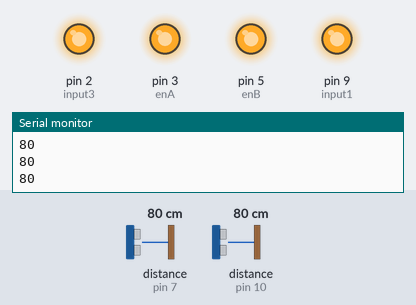
Simulated run of this sketch. Board: Arduino Uno, built with avr-gcc and run on an emulated ATmega328P. On the bench: output pins drawn as LEDs (lit = HIGH), the last lines printed to the serial monitor. Wiring (inferred from the names in the program): ultrasonic range finder: trigger pin 8; echo pin 10. The inputs (shaded band) are chosen by the test bench; at power-on: distance to the obstacle (sensors on pin 10, pin 7) 80 cm. The echo pulse lasts 58.3 µs per cm; pins used as bus, display or sensor lines are not drawn.

Above: at 1.2 s.
1.3 s: distance to the obstacle (sensor on pin 10) set to 18 cm
2.8 s: distance to the obstacle (sensor on pin 10) set to 13 cm
At 4.3 s:
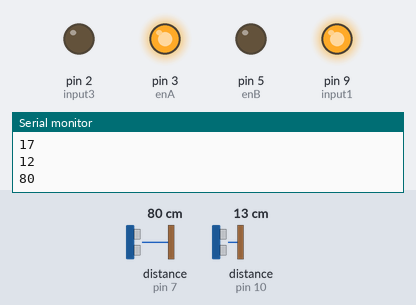
At 5.6 s:
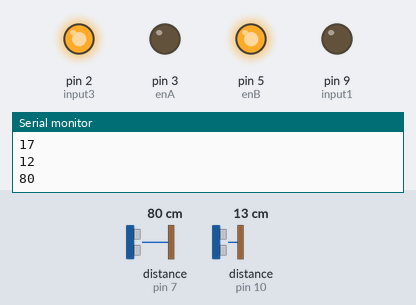
5.8 s: distance to the obstacle (sensor on pin 10) set to 35 cm
At 6.7 s:
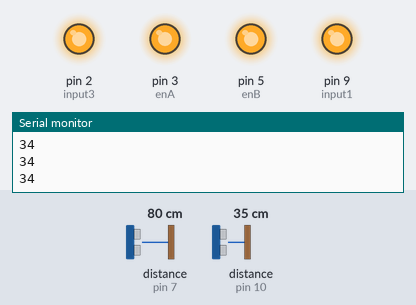
Timing chart, 0 to 8.8 s (numbered marks = the images above; inputs shaded):
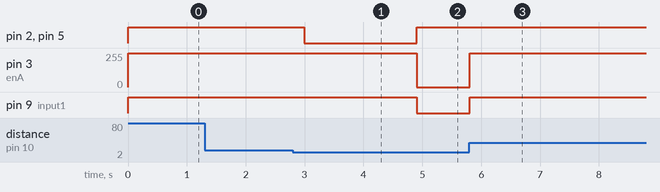

The sketch:

obstacles_contournement.ino
```cpp
// (licence header left out)
const int input1 = 9; // M1 (gauche)
const int enA = 3;

const int input3 = 2; // M2 (droite)
const int enB = 5;

int trig1 = 8;        // capteur avant
int echo1 = 10;
long lecture_echo1;
long cm1;

int trig2 = 6;        // capteur latéral (gauche)
int echo2 = 7;
long lecture_echo2;
long cm2;

void setup()
{
  pinMode(input1,OUTPUT);
  pinMode(enA, OUTPUT);
  pinMode(input3, OUTPUT);
  pinMode(enB, OUTPUT);

  pinMode(trig1, OUTPUT);
  digitalWrite(trig1, LOW);
  pinMode(echo1, INPUT);

  pinMode(trig2, OUTPUT);
  digitalWrite(trig2, LOW);
  pinMode(echo2, INPUT);

  Serial.begin(9600);
}

void mesure1()
{
  digitalWrite(trig1, HIGH);
  delayMicroseconds(10);
  digitalWrite(trig1, LOW);
  lecture_echo1 = pulseIn(echo1,HIGH);
  cm1 = lecture_echo1/58;
  Serial.println (cm1);
}

void mesure2()
{
  digitalWrite(trig2, HIGH);
  delayMicroseconds(10);
  digitalWrite(trig2, LOW);
  lecture_echo2 = pulseIn(echo2,HIGH);
  cm2 = lecture_echo2/58;
  Serial.println (cm2);
}

void marche()
{
  digitalWrite(input1, HIGH);
  analogWrite(enA, 252);
  digitalWrite(input3, HIGH);
  analogWrite(enB, 255);
}

void arret()
{
  digitalWrite(input1, LOW);
  analogWrite(enA, 0);
  digitalWrite(input3, LOW);
  analogWrite(enB, 0);
}

void droite()
{
  digitalWrite(input1, HIGH);
  analogWrite(enA, 255);
  digitalWrite(input3, LOW);
  analogWrite(enB, 0);
  delay(1100);
}

void gauche()
{
  digitalWrite(input1, LOW);
  analogWrite(enA, 0);
  digitalWrite(input3, HIGH);
  analogWrite(enB, 255);
  delay(900);
}

void loop()
{
  marche();
  mesure1();
  delay(100);
  if(cm1<15)
  {
    droite();
    mesure2();
    while(cm2<30)
    {
      marche();
      delay(500);
      mesure2();
    }
    delay(800);
    gauche();
  }
}
```

Measured:
- the behaviour switches between 16 and 15 cm on distance to the obstacle (sensor on pin 10) (found by bisection; images 0 and 1)
- after the input at 2.8 s, pin 2 (input3), pin 5 (enB): HIGH → LOW after 0.20 s, → HIGH 1.9 s later; pin 3 (enA): 252/255 → 255/255 after 0.20 s, → 0/255 1.9 s later; pin 9 (input1): HIGH → LOW after 2.1 s
- after the input at 5.8 s, pin 2 (input3), pin 5 (enB): stops changing and stays HIGH; pin 3 (enA): goes on until 5.8 s, then stays 252/255; pin 9 (input1): goes on until 5.8 s, then stays HIGH
